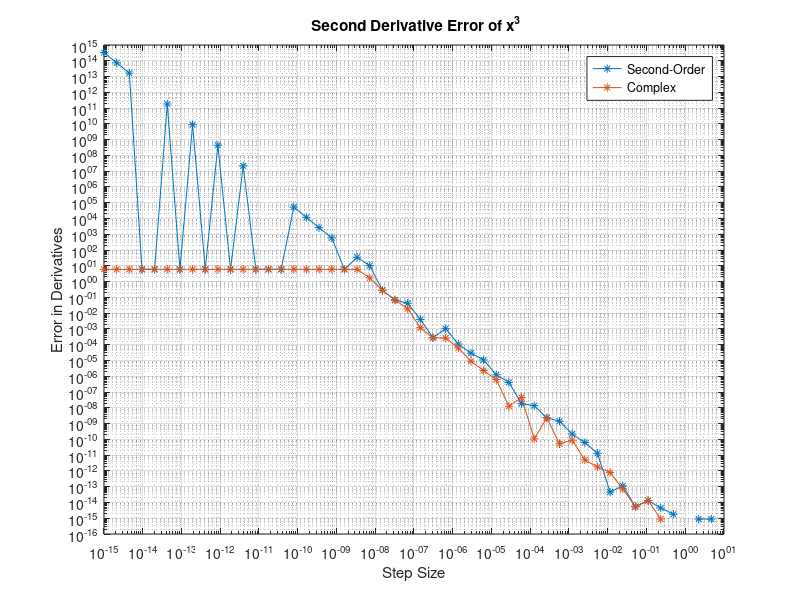

Here is the MATLAB script that generated this plot:
hVec=logspace(-15,1); % Step Size
x=1; % Given

f=x^3; % Given Fuction
df=3.*(x.^2); % First Derivative of Function
dff=6.*x; % Second Derivative of Function

y1=(x+hVec).^3; % Forward Difference
y2=(x-hVec).^3; % Backward Difference
% Complex
hcomp=complex(0,hVec);
ycomp=real((x + hcomp).^3);

% Second-Order Estimate
ff=(y1 - 2.*f + y2)./(hVec.^2);
ef=abs(ff-dff);

% Complex Step Second Derivative Estimate
fi=2.*(f - ycomp);
fi=fi./(hVec.^2);
ei=abs(fi-dff);

loglog(hVec,ef,'*-');
hold on;
loglog(hVec,ei,'*-');
hold on;
grid on;
title('\bf Second Derivative Error of x^3');
xlabel('Step Size');
ylabel('Error in Derivatives');
legend('Second-Order','Complex');